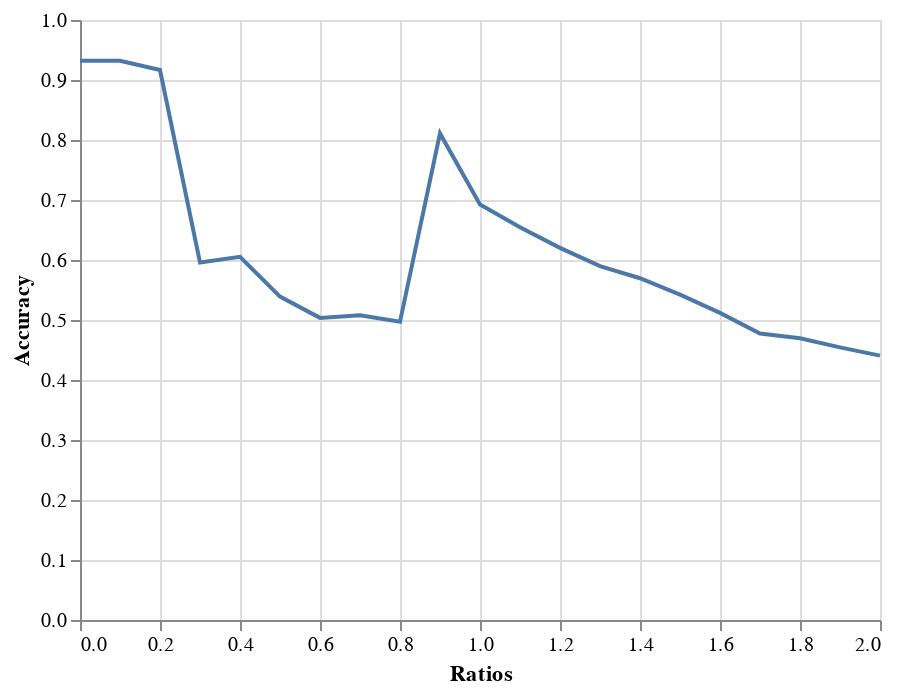

Notebook code cell kept with this figure:
### Code cell
alt.Chart(data).mark_line().encode(
    x='Ratios',
    y='Accuracy'
)

### Figure 1 — Vega-Lite specification as saved in the notebook (floating-point values rounded to 4 significant figures)
{"config": {"view": {"continuousWidth": 400, "continuousHeight": 300}}, "data": {"name": "data-cd520c0fdb5ac65ace683dbbc682fc33"}, "mark": "line", "encoding": {"x": {"type": "quantitative", "field": "Ratios"}, "y": {"type": "quantitative", "field": "Accuracy"}}, "$schema": "https://vega.github.io/schema/vega-lite/v4.8.1.json", "datasets": {"data-cd520c0fdb5ac65ace683dbbc682fc33": [{"Ratios": 0.0, "F-5": 0.0, "ROC-AUC": 0.5, "Accuracy": 0.9321}, {"Ratios": 0.1, "F-5": 0.0, "ROC-AUC": 0.5, "Accuracy": 0.9321}, {"Ratios": 0.2, "F-5": 0.1217, "ROC-AUC": 0.547, "Accuracy": 0.9167}, {"Ratios": 0.3, "F-5": 0.617, "ROC-AUC": 0.6656, "Accuracy": 0.596}, {"Ratios": 0.4, "F-5": 0.6015, "ROC-AUC": 0.6599, "Accuracy": 0.6054}, {"Ratios": 0.5, "F-5": 0.6334, "ROC-AUC": 0.6547, "Accuracy": 0.539}, {"Ratios": 0.6, "F-5": 0.6608, "ROC-AUC": 0.6588, "Accuracy": 0.5035}, {"Ratios": 0.7, "F-5": 0.6765, "ROC-AUC": 0.6701, "Accuracy": 0.508}, {"Ratios": 0.8, "F-5": 0.6589, "ROC-AUC": 0.6553, "Accuracy": 0.497}, {"Ratios": 0.9, "F-5": 0.4644, "ROC-AUC": 0.665, "Accuracy": 0.8109}, {"Ratios": 1.0, "F-5": 0.5858, "ROC-AUC": 0.6836, "Accuracy": 0.6926}, {"Ratios": 1.1, "F-5": 0.6032, "ROC-AUC": 0.6791, "Accuracy": 0.6545}, {"Ratios": 1.2, "F-5": 0.6118, "ROC-AUC": 0.6715, "Accuracy": 0.6203}, {"Ratios": 1.3, "F-5": 0.591, "ROC-AUC": 0.648, "Accuracy": 0.5897}, {"Ratios": 1.4, "F-5": 0.6334, "ROC-AUC": 0.6657, "Accuracy": 0.5696}, {"Ratios": 1.5, "F-5": 0.6431, "ROC-AUC": 0.6617, "Accuracy": 0.5422}, {"Ratios": 1.6, "F-5": 0.6489, "ROC-AUC": 0.6544, "Accuracy": 0.5119}, {"Ratios": 1.7, "F-5": 0.6873, "ROC-AUC": 0.6662, "Accuracy": 0.4774}, {"Ratios": 1.8, "F-5": 0.6425, "ROC-AUC": 0.6352, "Accuracy": 0.4696}, {"Ratios": 1.9, "F-5": 0.672, "ROC-AUC": 0.6485, "Accuracy": 0.4544}, {"Ratios": 2.0, "F-5": 0.6624, "ROC-AUC": 0.6375, "Accuracy": 0.4406}]}}
